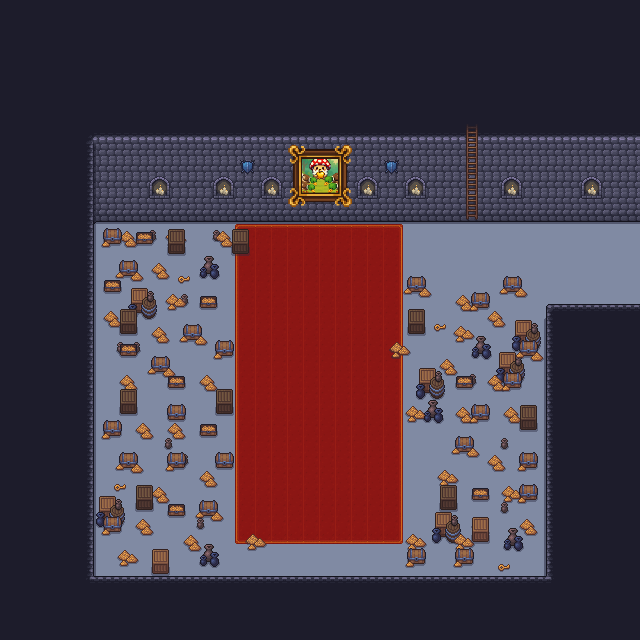

Rendered tile map (Tiled .tmx) drawn with the repository's tilesets; below, a short description and the map source with its tile grids summarised:
An orthogonal 40x40 tile map with 16x16 px tiles, 5 tile layers (Tile Layer 1, Tile Layer 2, Tile Layer 3, Tile Layer 4, ...), 5 tilesets.

<map version="1.10" tiledversion="1.11.0" orientation="orthogonal" renderorder="right-down" width="40" height="40" tilewidth="16" tileheight="16" infinite="0" nextlayerid="6" nextobjectid="1">
 <tileset firstgid="1" source="Tiled_files/walls_floor.tsx" />
 <tileset firstgid="494" name="DuckMini" tilewidth="16" tileheight="16" tilecount="16" columns="4">
  <image source="Environment/DuckMini.png" width="64" height="64" />
 </tileset>
 <tileset firstgid="510" name="Objects" tilewidth="16" tileheight="16" tilecount="216" columns="24">
  <image source="Tiled_files/Objects.png" width="384" height="144" />
 </tileset>
 <tileset firstgid="726" name="Rug" tilewidth="16" tileheight="16" tilecount="9" columns="3">
  <image source="Tiled_files/Rug.png" width="48" height="48" />
 </tileset>
 <tileset firstgid="735" source="fire_animation2.tsx" />
 <layer id="1" name="Tile Layer 1" width="40" height="40">
  <data>[1600 cells, 1598 non-empty, 2 distinct tile ids]</data>
 </layer>
 <layer id="2" name="Tile Layer 2" width="40" height="40">
  <data>[1600 cells, 638 non-empty, 28 distinct tile ids]</data>
 </layer>
 <layer id="3" name="Tile Layer 3" width="40" height="40">
  <data>[1600 cells, 198 non-empty, 35 distinct tile ids]</data>
 </layer>
 <layer id="4" name="Tile Layer 4" width="40" height="40">
  <data>[1600 cells, 144 non-empty, 24 distinct tile ids]</data>
 </layer>
 <layer id="5" name="Tile Layer 5" width="40" height="40">
  <data>[1600 cells, 76 non-empty, 17 distinct tile ids]</data>
 </layer>
</map>